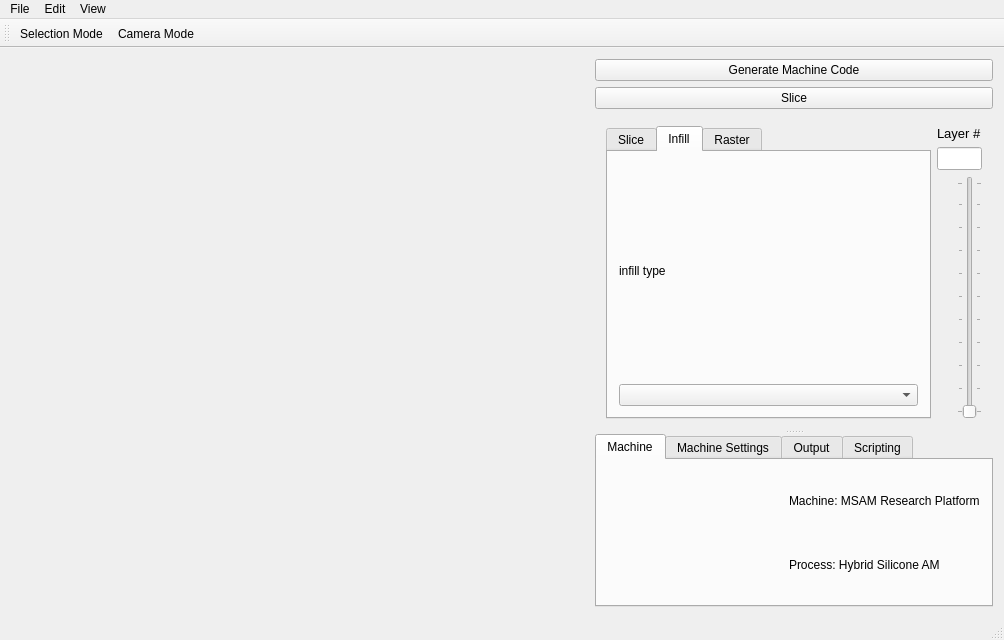
<?xml version="1.0" encoding="UTF-8"?>
<ui version="4.0">
 <class>Versa3dMainWindow</class>
 <widget class="QMainWindow" name="Versa3dMainWindow">
  <property name="geometry">
   <rect>
    <x>0</x>
    <y>0</y>
    <width>1004</width>
    <height>640</height>
   </rect>
  </property>
  <property name="sizePolicy">
   <sizepolicy hsizetype="Preferred" vsizetype="Preferred">
    <horstretch>0</horstretch>
    <verstretch>0</verstretch>
   </sizepolicy>
  </property>
  <property name="minimumSize">
   <size>
    <width>1004</width>
    <height>600</height>
   </size>
  </property>
  <property name="windowTitle">
   <string>MainWindow</string>
  </property>
  <widget class="QWidget" name="centralWidget">
   <layout class="QHBoxLayout" name="horizontalLayout_3">
    <item>
     <layout class="QHBoxLayout" name="main_horizontal_layout">
      <item>
       <widget class="QVTKRenderWindowInteractor" name="vtkWidget" native="true">
        <property name="minimumSize">
         <size>
          <width>600</width>
          <height>500</height>
         </size>
        </property>
       </widget>
      </item>
      <item>
       <layout class="QVBoxLayout" name="right_side_vertical_layout">
        <item>
         <widget class="QPushButton" name="GenerateMachineCodeButton">
          <property name="text">
           <string>Generate Machine Code</string>
          </property>
         </widget>
        </item>
        <item>
         <widget class="QPushButton" name="SliceButton">
          <property name="text">
           <string>Slice</string>
          </property>
         </widget>
        </item>
        <item>
         <widget class="QSplitter" name="splitter_right_side">
          <property name="orientation">
           <enum>Qt::Vertical</enum>
          </property>
          <widget class="QWidget" name="layoutWidget">
           <layout class="QHBoxLayout" name="layout_split_right_tab">
            <item>
             <widget class="QTabWidget" name="tabWidget">
              <property name="minimumSize">
               <size>
                <width>325</width>
                <height>100</height>
               </size>
              </property>
              <property name="layoutDirection">
               <enum>Qt::LeftToRight</enum>
              </property>
              <property name="currentIndex">
               <number>1</number>
              </property>
              <widget class="QWidget" name="slice_tab">
               <attribute name="title">
                <string>Slice</string>
               </attribute>
               <layout class="QHBoxLayout" name="horizontalLayout_4">
                <item>
                 <widget class="QVTKRenderWindowInteractor" name="slice_viewer" native="true">
                  <property name="minimumSize">
                   <size>
                    <width>310</width>
                    <height>0</height>
                   </size>
                  </property>
                  <property name="autoFillBackground">
                   <bool>false</bool>
                  </property>
                 </widget>
                </item>
               </layout>
              </widget>
              <widget class="QWidget" name="infill_tab">
               <attribute name="title">
                <string>Infill</string>
               </attribute>
               <layout class="QVBoxLayout" name="verticalLayout">
                <item>
                 <widget class="QLabel" name="inFilltype_label">
                  <property name="text">
                   <string>infill type</string>
                  </property>
                 </widget>
                </item>
                <item>
                 <widget class="QComboBox" name="inFillComboBox"/>
                </item>
               </layout>
              </widget>
              <widget class="QWidget" name="raster_tab">
               <attribute name="title">
                <string>Raster</string>
               </attribute>
              </widget>
             </widget>
            </item>
            <item>
             <layout class="QVBoxLayout" name="layout_scroll_bar">
              <item>
               <layout class="QVBoxLayout" name="layout_layerNumberWidget">
                <item>
                 <widget class="QLabel" name="layerNum_label">
                  <property name="font">
                   <font>
                    <pointsize>10</pointsize>
                   </font>
                  </property>
                  <property name="text">
                   <string>Layer #</string>
                  </property>
                 </widget>
                </item>
                <item>
                 <widget class="QLineEdit" name="LayerNumberLineEdit">
                  <property name="font">
                   <font>
                    <pointsize>10</pointsize>
                   </font>
                  </property>
                  <property name="text">
                   <string/>
                  </property>
                 </widget>
                </item>
               </layout>
              </item>
              <item>
               <widget class="QSlider" name="verticalSlider">
                <property name="mouseTracking">
                 <bool>true</bool>
                </property>
                <property name="toolTipDuration">
                 <number>1</number>
                </property>
                <property name="layoutDirection">
                 <enum>Qt::RightToLeft</enum>
                </property>
                <property name="minimum">
                 <number>1</number>
                </property>
                <property name="maximum">
                 <number>100</number>
                </property>
                <property name="orientation">
                 <enum>Qt::Vertical</enum>
                </property>
                <property name="invertedAppearance">
                 <bool>false</bool>
                </property>
                <property name="invertedControls">
                 <bool>false</bool>
                </property>
                <property name="tickPosition">
                 <enum>QSlider::TicksBothSides</enum>
                </property>
               </widget>
              </item>
             </layout>
            </item>
           </layout>
          </widget>
          <widget class="QTabWidget" name="optionTabs">
           <property name="tabShape">
            <enum>QTabWidget::Rounded</enum>
           </property>
           <property name="currentIndex">
            <number>0</number>
           </property>
           <widget class="QWidget" name="machine_tab">
            <attribute name="title">
             <string>Machine</string>
            </attribute>
            <layout class="QHBoxLayout" name="horizontalLayout">
             <item>
              <widget class="QLabel" name="systemImage">
               <property name="text">
                <string/>
               </property>
              </widget>
             </item>
             <item>
              <layout class="QVBoxLayout" name="verticalLayout_4">
               <item>
                <widget class="QLabel" name="machineLabel">
                 <property name="text">
                  <string>Machine: MSAM Research Platform</string>
                 </property>
                </widget>
               </item>
               <item>
                <widget class="QLabel" name="processLabel">
                 <property name="text">
                  <string>Process: Hybrid Silicone AM </string>
                 </property>
                </widget>
               </item>
              </layout>
             </item>
            </layout>
           </widget>
           <widget class="QWidget" name="machines_settingstab">
            <attribute name="title">
             <string>Machine Settings</string>
            </attribute>
           </widget>
           <widget class="QWidget" name="output_tab">
            <attribute name="title">
             <string>Output</string>
            </attribute>
           </widget>
           <widget class="QWidget" name="scripting_tab">
            <attribute name="title">
             <string>Scripting</string>
            </attribute>
           </widget>
          </widget>
         </widget>
        </item>
       </layout>
      </item>
     </layout>
    </item>
   </layout>
  </widget>
  <widget class="QMenuBar" name="menuBar">
   <property name="geometry">
    <rect>
     <x>0</x>
     <y>0</y>
     <width>1004</width>
     <height>22</height>
    </rect>
   </property>
   <widget class="QMenu" name="menuFile">
    <property name="title">
     <string>File</string>
    </property>
    <addaction name="actionImport_STL"/>
   </widget>
   <widget class="QMenu" name="menuEdit">
    <property name="title">
     <string>Edit</string>
    </property>
    <addaction name="actionUndo"/>
    <addaction name="actionRedo"/>
    <addaction name="separator"/>
    <addaction name="actioncopy"/>
    <addaction name="actionpaste"/>
    <addaction name="actiondelete"/>
   </widget>
   <widget class="QMenu" name="menuSelection">
    <property name="title">
     <string>View</string>
    </property>
   </widget>
   <addaction name="menuFile"/>
   <addaction name="menuEdit"/>
   <addaction name="menuSelection"/>
  </widget>
  <widget class="QToolBar" name="mainToolBar">
   <attribute name="toolBarArea">
    <enum>TopToolBarArea</enum>
   </attribute>
   <attribute name="toolBarBreak">
    <bool>false</bool>
   </attribute>
   <addaction name="actionSelection_Mode"/>
   <addaction name="actionCamera_Mode"/>
  </widget>
  <widget class="QStatusBar" name="statusBar"/>
  <action name="actionImport_STL">
   <property name="text">
    <string>Import stl</string>
   </property>
  </action>
  <action name="actionUndo">
   <property name="text">
    <string>Undo</string>
   </property>
  </action>
  <action name="actionRedo">
   <property name="text">
    <string>Redo</string>
   </property>
  </action>
  <action name="actioncopy">
   <property name="text">
    <string>cut</string>
   </property>
  </action>
  <action name="actionpaste">
   <property name="text">
    <string>copy</string>
   </property>
  </action>
  <action name="actiondelete">
   <property name="text">
    <string>paste</string>
   </property>
  </action>
  <action name="actionSelection_Mode">
   <property name="text">
    <string>Selection Mode</string>
   </property>
  </action>
  <action name="actionCamera_Mode">
   <property name="text">
    <string>Camera Mode</string>
   </property>
  </action>
 </widget>
 <layoutdefault spacing="6" margin="11"/>
 <customwidgets>
  <customwidget>
   <class>QVTKRenderWindowInteractor</class>
   <extends>QWidget</extends>
   <header>vtk.qt.QVTKRenderWindowInteractor</header>
  </customwidget>
 </customwidgets>
 <tabstops>
  <tabstop>optionTabs</tabstop>
  <tabstop>GenerateMachineCodeButton</tabstop>
  <tabstop>tabWidget</tabstop>
 </tabstops>
 <resources/>
 <connections/>
</ui>
